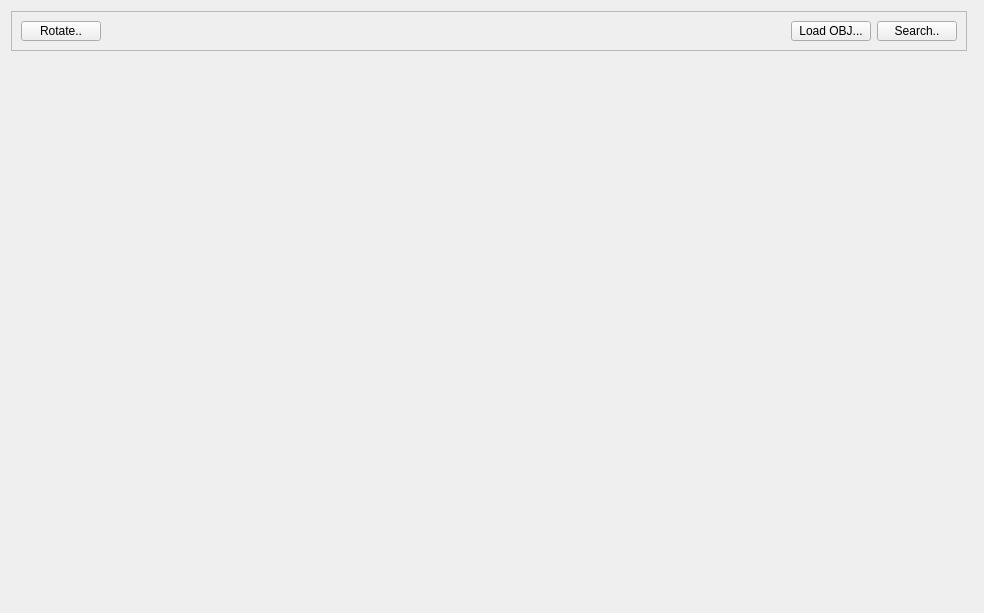
<?xml version="1.0" encoding="UTF-8"?>
<ui version="4.0">
 <class>Render3D</class>
 <widget class="QWidget" name="Render3D">
  <property name="geometry">
   <rect>
    <x>0</x>
    <y>0</y>
    <width>984</width>
    <height>613</height>
   </rect>
  </property>
  <property name="windowTitle">
   <string>Form</string>
  </property>
  <layout class="QGridLayout" name="gridLayout">
   <item row="1" column="0">
    <widget class="Viewer" name="glwidget" native="true">
     <property name="minimumSize">
      <size>
       <width>128</width>
       <height>128</height>
      </size>
     </property>
     <property name="maximumSize">
      <size>
       <width>128</width>
       <height>128</height>
      </size>
     </property>
    </widget>
   </item>
   <item row="1" column="1" rowspan="2" colspan="2">
    <layout class="QVBoxLayout" name="resultslayout"/>
   </item>
   <item row="0" column="0" colspan="2">
    <widget class="QFrame" name="frame">
     <property name="maximumSize">
      <size>
       <width>16777215</width>
       <height>40</height>
      </size>
     </property>
     <property name="frameShape">
      <enum>QFrame::StyledPanel</enum>
     </property>
     <property name="frameShadow">
      <enum>QFrame::Raised</enum>
     </property>
     <layout class="QGridLayout" name="gridLayout_2">
      <item row="0" column="0">
       <widget class="QPushButton" name="rotatebutton">
        <property name="text">
         <string>Rotate..</string>
        </property>
       </widget>
      </item>
      <item row="0" column="2">
       <widget class="QPushButton" name="loadButton">
        <property name="text">
         <string>Load OBJ...</string>
        </property>
       </widget>
      </item>
      <item row="0" column="3">
       <widget class="QPushButton" name="search">
        <property name="text">
         <string>Search..</string>
        </property>
       </widget>
      </item>
      <item row="0" column="1">
       <spacer name="horizontalSpacer">
        <property name="orientation">
         <enum>Qt::Horizontal</enum>
        </property>
        <property name="sizeHint" stdset="0">
         <size>
          <width>759</width>
          <height>20</height>
         </size>
        </property>
       </spacer>
      </item>
     </layout>
    </widget>
   </item>
  </layout>
 </widget>
 <customwidgets>
  <customwidget>
   <class>Viewer</class>
   <extends>QWidget</extends>
   <header location="global">viewer.h</header>
   <container>1</container>
  </customwidget>
 </customwidgets>
 <resources/>
 <connections/>
</ui>
